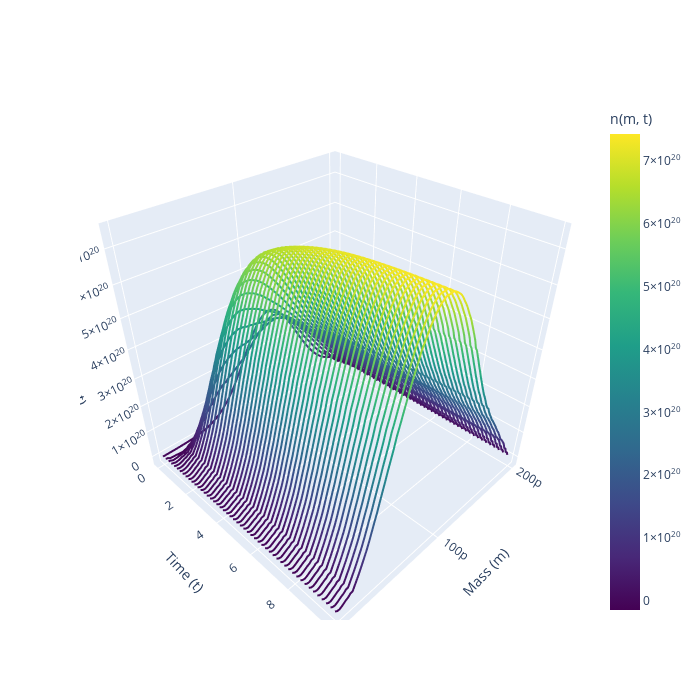

The code cell stored with this chart in its notebook:
### Code cell
def norm_input_GP(n_vec, S_scalar, n_max, S_max):
    """
    n_vec: (M,)    in original units
    S_scalar: ()   in original units (tensor or float)
    returns X_norm: (1, M+1) float32
    """
    if not torch.is_tensor(S_scalar):
        S_scalar = torch.tensor(S_scalar, dtype=n_vec.dtype)
    x_norm = torch.cat([n_vec / n_max, (S_scalar / S_max).view(1)], dim=0).unsqueeze(0)
    return x_norm.float()

def split_and_denorm_cpu(y_norm_row, n_max, S_max, M):
    """
    y_norm_row: (M+1,) normalized prediction
    returns (n_next, S_next) in original units
    """
    n_next = y_norm_row[:M] * n_max
    S_next = y_norm_row[-1] * S_max
    return n_next, S_next

@torch.no_grad()
def predict_one_step_cpu(model, likelihood, n_t, S_t, n_max, S_max):
    """
    One-step: [n(t), S(t)] -> predict [n(t+1), S(t+1)].
    Inputs/outputs in ORIGINAL units.
    """
    model.eval(); likelihood.eval()
    X_in = norm_input_GP(n_t, S_t, n_max, S_max)     # (1, M+1)
    pred = likelihood(model(X_in))                # Multitask MVN, event_shape=(1, M+1)

    mean = pred.mean.squeeze(0)                   # (M+1,)
    # If you need uncertainty:
    # var  = pred.variance.squeeze(0)             # (M+1,) in normalized units
    # n_var = var[:-1] * (n_max**2)
    # S_var = var[-1]   * (S_max**2)

    M_bins = n_t.numel()
    n_next, S_next = split_and_denorm_cpu(mean, n_max, S_max, M_bins)
    return n_next, S_next

@torch.no_grad()
def rollout_cpu(model, likelihood, n0, S0, steps, n_max, S_max):
    """
    Autoregressive rollout for 'steps' steps starting from (n0, S0).
    Returns:
      Ns: (M, steps+1) including the initial state
      Ss: (steps+1,)
    """
    model.eval(); likelihood.eval()
    n_t = n0.clone().float()
    S_t = (S0.clone().float() if torch.is_tensor(S0) else torch.tensor(S0, dtype=n_t.dtype))

    M_bins = n_t.numel()
    Ns, Ss = [n_t.clone()], [S_t.clone()]

    for _ in range(steps):
        n_next, S_next = predict_one_step_cpu(model, likelihood, n_t, S_t, n_max, S_max)
        n_t, S_t = n_next, S_next
        Ns.append(n_t.clone())
        Ss.append(S_t.clone())

    Ns = torch.stack(Ns, dim=1)     # (M, steps+1)
    Ss = torch.stack(Ss)            # (steps+1,)
    return Ns, Ss



T_steps = Dataset_validation[0]["n"].shape[1] - 1

# run rollout
n_roll, S_roll = rollout_cpu(model, likelihood, n0, S0, steps=T_steps, n_max=n_max, S_max=S_max)
plt.plot(S_roll,label="Substrate prediction")
plt.plot(Dataset_validation[0]['S'],label= "Substrate validation")
plt.legend(loc='best')
plt.show()

plot_spaghetti(m=m,t=t_eval,N=n_roll.detach().numpy())
